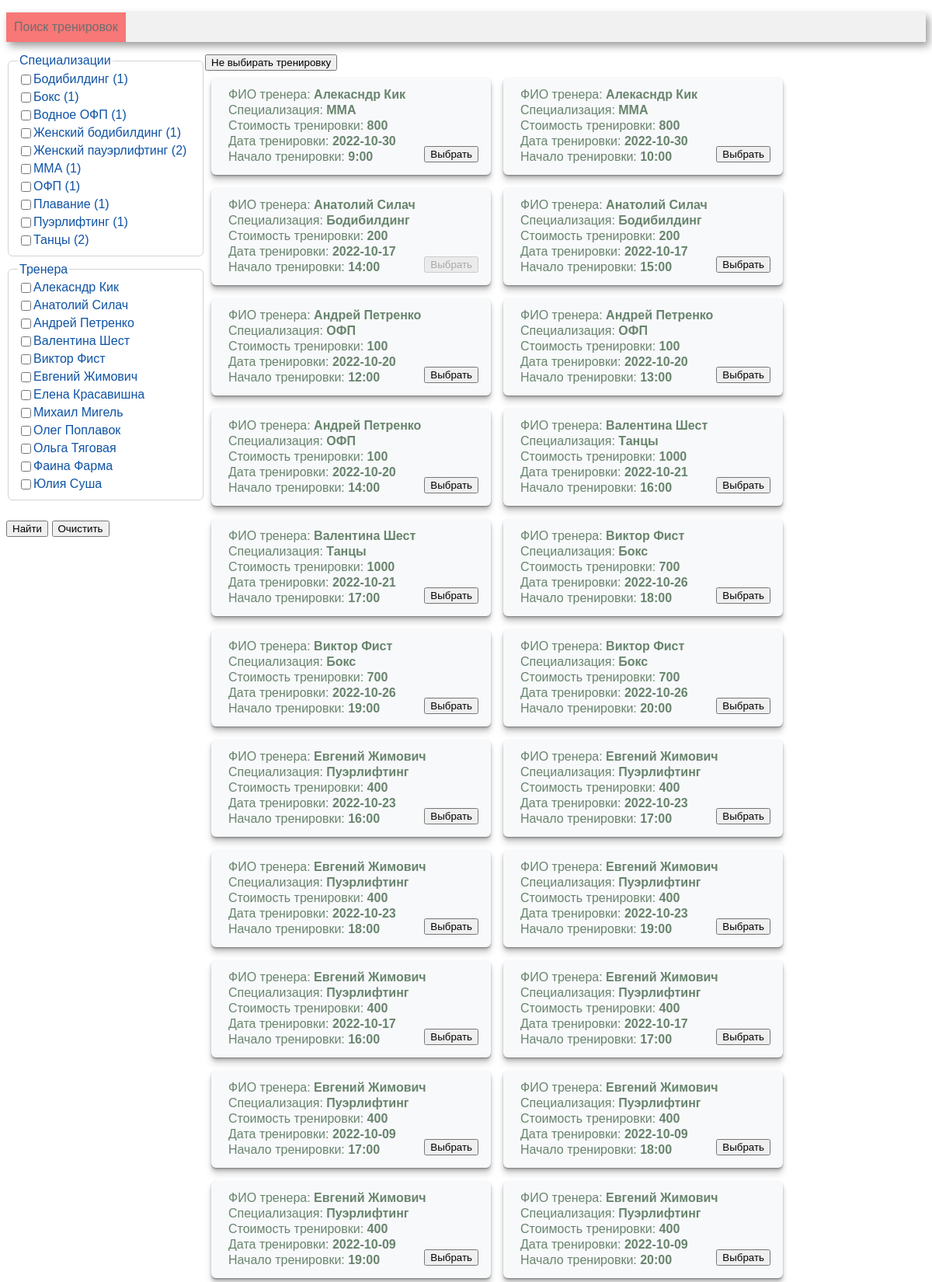
Screenshot of /search (upper part) with the database file from the repository.
### tables this page shows
CREATE TABLE TrainerSpec (
idTrainerSpec INTEGER PRIMARY KEY AUTOINCREMENT,
spec VARCHAR(40)
);

CREATE TABLE Trainer (
idTrainer INTEGER PRIMARY KEY AUTOINCREMENT,
idTrainerSpec INTEGER,
fio_tr VARCHAR(30),
price INTEGER,
trainer_desc BLOB,
tr_desc BLOB,
FOREIGN KEY (idTrainerSpec) REFERENCES TrainerSpec (idTrainerSpec) on DELETE CASCADE ON UPDATE CASCADE
);

CREATE TABLE Poseshenie (
 idPoseshenie INTEGER PRIMARY KEY AUTOINCREMENT,
 idClients INTEGER,
 idTrainerRasp INTEGER NOT NULL,
 pos_data DATE,
 pos_time TIME,
 oplata TINYINT DEFAULT FALSE,
FOREIGN KEY (idClients) references Clients(idClients) on delete cascade on update cascade,
FOREIGN KEY (idTrainerRasp) references TrainerRasp (idTrainerRasp) on delete cascade on update cascade
);

### controllers/search.py (the view)
@app.route('/search', methods=['get', 'post'])
def search():
    conn = get_db_connection()
    df_spec = get_spec(conn)
    df_trainers = get_trainers(conn)
    if request.form.get('clear'):
        spec = []
        trainers =[]
    else:
        spec = [int(item) for item in request.form.getlist('idTrainerSpec')]
        trainers = [int(item) for item in request.form.getlist('idTrainer')]
    df_card = card(conn, spec ,trainers)
    html = render_template(
        'search.html',
        spec=df_spec,
        trainers=df_trainers,
        card=df_card,
        sel_spec=spec,
        sel_trainers=trainers,
        len=len
    )
    return html

### models/search_model.py (called while the page is built)
def get_trainers(con):
    return pd.read_sql('''
        SELECT idTrainer, fio_tr, COUNT(TrainerRasp.idTrainerRasp)
        FROM Trainer
        JOIN TrainerRasp USING(idTrainer)
        GROUP BY fio_tr''', con)

def get_spec(con):
    return pd.read_sql('''
        SELECT idTrainerSpec, spec, COUNT(Trainer.idTrainer)
        FROM TrainerSpec
        JOIN Trainer USING(idTrainerSpec)
        GROUP BY spec''', con)

def convert(list):
    s = [str(i) for i in list]
    res = ",".join(s)
    return res

### utils.py (called while the page is built)
def get_db_connection():
    return sqlite3.connect('FitClub.sqlite')

### templates/search.html (shortened to what this page needs)
<!DOCTYPE html>
<html lang="en">
<head>
    <link rel="stylesheet" type="text/css" href="/static/CSS/search.css"/>
    <link rel="stylesheet" type="text/css" href="/static/CSS/style.css"/>
    {% import "macros.html" as macros %}
</head>
<body>
<div class=menu>
    <ul>
        <li class=active><a href="/">Поиск тренировок</a></li>
    </ul>
</div>
<div class="content">
    <div class="lists">
        <form action="" method="post">
            {{ macros.render_filters('Специализации', spec, sel_spec, len) }}
            {{ macros.render_filters('Тренера', trainers, sel_trainers, len) }}
            <br>
            <input type="submit" value="Найти">
            <input type="submit" name="clear" value="Очистить">
        </form>
    </div>
    <div class="result">
        <form action="{{ url_for('index') }}" method="get">
            <input type="submit" name="noselect" value="Не выбирать тренировку">
        </form>
        <div class="cards">
            {{ macros.render_cards(card, len) }}
        </div>
    </div>
</div>
</body>
</html>

### templates/macros.html (shortened to what this page needs)
{% macro render_filters(name, category, selected, len) %}
    {% set n = len(category) %}
    <fieldset>
        <legend>{{ name }}</legend>
        {% for i in range(n) %}
            <div class="checkbox-wrapper">
                {% set id_r = category.loc[i, category.columns[0]] %}
                <input type="checkbox" name={{ category.columns[0] }} value={{ category.loc[i, category.columns[0]] }}
                >
                <label>
                    {% if name == 'Тренера'  %}
                    {{ category.loc[i, category.columns[1]] }}
                    {% else  %}
                    {{ category.loc[i, category.columns[1]] }}
                    ({{ category.loc[i, category.columns[2]] }})
                    {% endif %}
                </label>
            </div>
        {% endfor %}
    </fieldset>
{% endmacro %}
{% macro render_cards(card, len) %}
    {% set n = len(card) %}
    {% for i in range(n) %}
        <div class="card">
            {% for name in card.dtypes.index %}
                {% if (name != 'ID') and (name != 'Оплата')  %}
                    {% if name == 'Начало тренировки' %}
                    <p>{{ name }}: <b>{{ card.loc[i, name] }}:00</b></p>
                    {% else %}
                        <p>{{ name }}: <b>{{ card.loc[i, name] }}</b></p>
                {% endif %}
            {% endif %}
            {% endfor %}
            <div class="button-wrapper">
                <form action="{{ url_for('index') }}" method="get">
                    <input type="submit" value="Выбрать"
                    {% if card.loc[i, 'Оплата'] == True %}
                           disabled
                            {% endif %}
                    >
                </form>
            </div>
        </div>
    {% endfor %}
{% endmacro %}

### static/CSS/search.css (style rules this page uses)
.content { display: flex; margin-top: 1rem; }
.cards { display: flex; flex-wrap: wrap; align-content: flex-start; }
.lists { min-width: 16rem; margin-top: -1px; position: sticky; height: 100%; top: 15px; }
.lists fieldset { margin-bottom: 8px; border: 1px solid lightgray; border-radius: 6px; }
.lists label { color: rgb(15, 83, 165); }
.checkbox-wrapper:not(:last-child) { margin-bottom: 4px; }
.checkbox-wrapper { display: flex; width: 100%; }
legend { color: rgb(15, 83, 165); }
.card { background-color: #F8F9FB; border-radius: 6px; padding: 12px 20px; margin: 8px; width: 20rem; min-width: 17rem; position: relative; box-shadow: 0 1px 1px rgba(0,0,0,0.15), 0 2px 2px rgba(0,0,0,0.15), 0 4px 4px rgba(0,0,0,0.15), 0 8px 8px rgba(0,0,0,0.15) }
.card .button-wrapper { bottom: 1rem; right: 1rem; position: absolute; }
.card p { margin: 2px; color: #68846D; }

### static/CSS/style.css (style rules this page uses)
.menu { background-color: #f1f1f1; box-shadow: 4px 5px 10px rgba(0, 0, 0, 0.4); width: 100%; }
* { font-family: Arial; }
.menu li { display: inline-block; vertical-align: top; padding: 10px; color: #6f6d6d; }
.menu a { text-decoration: none; color: #6f6d6d; }
.menu ul { padding: 0px; }
.active { background-color: #f87777; color: #f8f8f8; }

### rows the page displays
TrainerSpec: spec "Бодибилдинг"
TrainerSpec: spec "Бокс"
TrainerSpec: spec "Водное ОФП"
TrainerSpec: spec "Женский бодибилдинг"
TrainerSpec: spec "Женский пауэрлифтинг"
TrainerSpec: spec "ММА"
TrainerSpec: spec "ОФП"
TrainerSpec: spec "Плавание"
TrainerSpec: spec "Пуэрлифтинг"
TrainerSpec: spec "Танцы"
Trainer: fio_tr "Алекасндр Кик"
Trainer: fio_tr "Анатолий Силач"
Trainer: fio_tr "Андрей Петренко"
Trainer: fio_tr "Валентина Шест"
Trainer: fio_tr "Виктор Фист"
Trainer: fio_tr "Евгений Жимович"
Trainer: fio_tr "Елена Красавишна"
Trainer: fio_tr "Михаил Мигель"
Trainer: fio_tr "Олег Поплавок"
Trainer: fio_tr "Ольга Тяговая"
Trainer: fio_tr "Фаина Фарма"
Trainer: fio_tr "Юлия Суша"
Poseshenie: pos_data "2022-10-30"
Poseshenie: pos_data "2022-10-30"
Poseshenie: pos_data "2022-10-17"
Poseshenie: pos_data "2022-10-17"
Poseshenie: pos_data "2022-10-20"
Poseshenie: pos_data "2022-10-20"
Poseshenie: pos_data "2022-10-20"
Poseshenie: pos_data "2022-10-21"
Poseshenie: pos_data "2022-10-21"
Poseshenie: pos_data "2022-10-26"
Poseshenie: pos_data "2022-10-26"
Poseshenie: pos_data "2022-10-26"
Poseshenie: pos_data "2022-10-23"
Poseshenie: pos_data "2022-10-23"
Poseshenie: pos_data "2022-10-23"
Poseshenie: pos_data "2022-10-23"
Poseshenie: pos_data "2022-10-17"
Poseshenie: pos_data "2022-10-17"
Poseshenie: pos_data "2022-10-09"
Poseshenie: pos_data "2022-10-09"
Poseshenie: pos_data "2022-10-09"
Poseshenie: pos_data "2022-10-09"

### other values shown
{{ name }} "Специализации Тренера"
{{ category.loc[i, category.columns[2]] }} "1" "1" "1" "1" "2" "1" "1" "1" "1" "2"
{{ name }} "ФИО тренера" "Cпециализация" "Стоимость тренировки" "Дата тренировки" "ФИО тренера" "Cпециализация" "Стоимость тренировки" "Дата тренировки" "ФИО тренера" "Cпециализация" "Стоимость тренировки" "Дата тренировки" "ФИО тренера" "Cпециализация" "Стоимость тренировки" "Дата тренировки" "ФИО тренера" "Cпециализация" "Стоимость тренировки" "Дата тренировки" "ФИО тренера" "Cпециализация" "Стоимость тренировки" "Дата тренировки" "ФИО тренера" "Cпециализация" "Стоимость тренировки" "Дата тренировки" "ФИО тренера" "Cпециализация" "Стоимость тренировки" "Дата тренировки" "ФИО тренера" "Cпециализация" "Стоимость тренировки" "Дата тренировки" "ФИО тренера" "Cпециализация" "Стоимость тренировки" "Дата тренировки" "ФИО тренера" "Cпециализация" "Стоимость тренировки" "Дата тренировки" "ФИО тренера" "Cпециализация" "Стоимость тренировки" "Дата тренировки" "ФИО тренера" "Cпециализация" "Стоимость тренировки" "Дата тренировки" "ФИО тренера" "Cпециализация" "Стоимость тренировки" "Дата тренировки" "ФИО тренера" "Cпециализация" "Стоимость тренировки" "Дата тренировки" "ФИО тренера" "Cпециализация" "Стоимость тренировки" "Дата тренировки" "ФИО тренера" "Cпециализация" "Стоимость тренировки" "Дата тренировки" "ФИО тренера" "Cпециализация" "Стоимость тренировки" "Дата тренировки" "ФИО тренера" "Cпециализация" "Стоимость тренировки" "Дата тренировки" "ФИО тренера" "Cпециализация" "Стоимость тренировки" "Дата тренировки" "ФИО тренера" "Cпециализация" "Стоимость тренировки" "Дата тренировки" "ФИО тренера" "Cпециализация" "Стоимость тренировки" "Дата тренировки"
{{ card.loc[i, name] }} "Алекасндр Кик" "ММА" "800" "Алекасндр Кик" "ММА" "800" "Анатолий Силач" "Бодибилдинг" "200" "Анатолий Силач" "Бодибилдинг" "200" "Андрей Петренко" "ОФП" "100" "Андрей Петренко" "ОФП" "100" "Андрей Петренко" "ОФП" "100" "Валентина Шест" "Танцы" "1000" "Валентина Шест" "Танцы" "1000" "Виктор Фист" "Бокс" "700" "Виктор Фист" "Бокс" "700" "Виктор Фист" "Бокс" "700" "Евгений Жимович" "Пуэрлифтинг" "400" "Евгений Жимович" "Пуэрлифтинг" "400" "Евгений Жимович" "Пуэрлифтинг" "400" "Евгений Жимович" "Пуэрлифтинг" "400" "Евгений Жимович" "Пуэрлифтинг" "400" "Евгений Жимович" "Пуэрлифтинг" "400" "Евгений Жимович" "Пуэрлифтинг" "400" "Евгений Жимович" "Пуэрлифтинг" "400" "Евгений Жимович" "Пуэрлифтинг" "400" "Евгений Жимович" "Пуэрлифтинг" "400"
{{ name }} "Начало тренировки" "Начало тренировки" "Начало тренировки" "Начало тренировки" "Начало тренировки" "Начало тренировки" "Начало тренировки" "Начало тренировки" "Начало тренировки" "Начало тренировки" "Начало тренировки" "Начало тренировки" "Начало тренировки" "Начало тренировки" "Начало тренировки" "Начало тренировки" "Начало тренировки" "Начало тренировки" "Начало тренировки" "Начало тренировки" "Начало тренировки" "Начало тренировки"
{{ card.loc[i, name] }} "9" "10" "14" "15" "12" "13" "14" "16" "17" "18" "19" "20" "16" "17" "18" "19" "16" "17" "17" "18" "19" "20"
